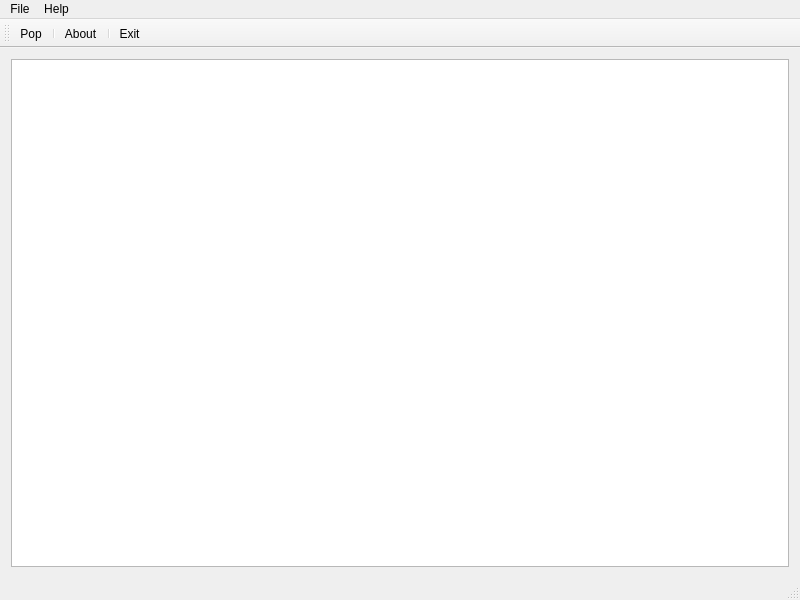
<?xml version="1.0" encoding="UTF-8"?>
<ui version="4.0">
 <class>OpencvWrapperFrame</class>
 <widget class="QMainWindow" name="OpencvWrapperFrame">
  <property name="geometry">
   <rect>
    <x>0</x>
    <y>0</y>
    <width>800</width>
    <height>600</height>
   </rect>
  </property>
  <property name="windowTitle">
   <string>OpencvWrapperApp</string>
  </property>
  <widget class="QWidget" name="centralwidget">
   <layout class="QVBoxLayout" name="verticalLayout">
    <item>
     <widget class="QTextEdit" name="textEdit"/>
    </item>
   </layout>
  </widget>
  <widget class="QMenuBar" name="menuBar">
   <property name="geometry">
    <rect>
     <x>0</x>
     <y>0</y>
     <width>800</width>
     <height>25</height>
    </rect>
   </property>
   <widget class="QMenu" name="menuFile">
    <property name="title">
     <string>File</string>
    </property>
    <addaction name="actionPop"/>
    <addaction name="separator"/>
    <addaction name="actionExit"/>
   </widget>
   <widget class="QMenu" name="menuHelp">
    <property name="title">
     <string>Help</string>
    </property>
    <addaction name="actionAbout"/>
   </widget>
   <addaction name="menuFile"/>
   <addaction name="menuHelp"/>
  </widget>
  <widget class="QToolBar" name="mainToolBar">
   <attribute name="toolBarArea">
    <enum>TopToolBarArea</enum>
   </attribute>
   <attribute name="toolBarBreak">
    <bool>false</bool>
   </attribute>
   <addaction name="actionPop"/>
   <addaction name="separator"/>
   <addaction name="actionAbout"/>
   <addaction name="separator"/>
   <addaction name="actionExit"/>
  </widget>
  <widget class="QStatusBar" name="statusbar"/>
  <action name="actionPop">
   <property name="icon">
    <iconset resource="opencv_wrapper_app.qrc">
     <normaloff>:/images/pop.png</normaloff>
     :/images/pop.png
    </iconset>
   </property>
   <property name="text">
    <string>Pop</string>
   </property>
   <property name="toolTip">
    <string>Pop a window</string>
   </property>
   <property name="shortcut">
    <string>Ctrl+N</string>
   </property>
  </action>
  <action name="actionExit">
   <property name="icon">
    <iconset resource="opencv_wrapper_app.qrc">
     <normaloff>:/images/exit.png</normaloff>
     :/images/exit.png
    </iconset>
   </property>
   <property name="text">
    <string>Exit</string>
   </property>
   <property name="toolTip">
    <string>Exit opencv_wrapper_app</string>
   </property>
   <property name="shortcut">
   </property>
  </action>
  <action name="actionAbout">
   <property name="icon">
    <iconset resource="opencv_wrapper_app.qrc">
     <normaloff>:/images/info.png</normaloff>
     :/images/info.png
    </iconset>
   </property>
   <property name="text">
    <string>About</string>
   </property>
   <property name="toolTip">
    <string>About opencv_wrapper_app</string>
   </property>
  </action>
 </widget>
 <layoutdefault spacing="6" margin="11"/>
 <resources/>
 <connections/>
</ui>
